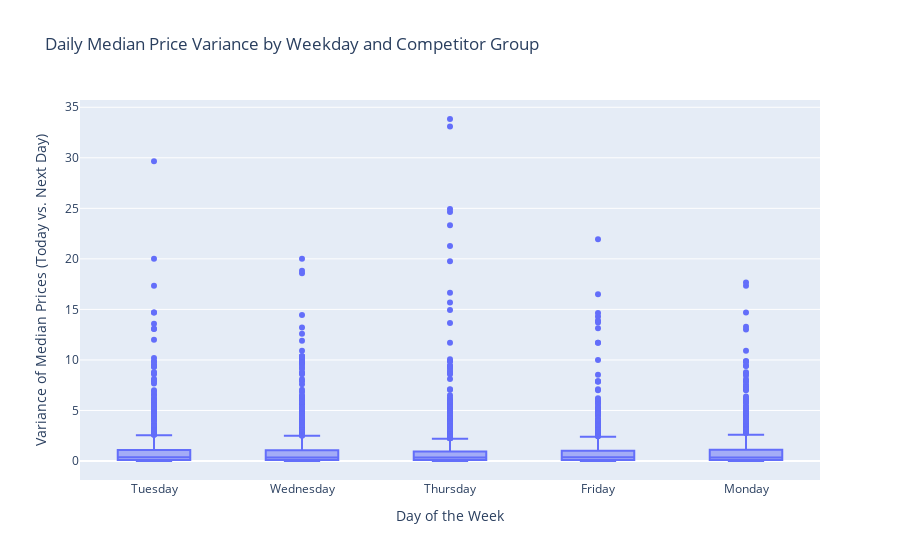

This figure's notebook cell:
### Code cell
# 3. Crear un boxplot que muestre los días de la semana y el grupo de competidores para cada día
fig_weekday_competitor = px.box(df_daily_median, x='weekday', y='daily_median_variance', #color='competitor_group',
                                title="Daily Median Price Variance by Weekday and Competitor Group",
                                labels={'daily_median_variance': 'Variance of Median Prices (Today vs. Next Day)',
                                        'weekday': 'Day of the Week',
                                        'competitor_group': 'Competitor Group'})
fig_weekday_competitor.update_layout(boxmode='group')  # Agrupar los boxplots por día de la semana
fig_weekday_competitor.show()

### Figure 1 — Plotly figure (JSON) as saved in the notebook; plotly's stock layout.template omitted (floating-point values rounded to 4 significant figures; data arrays with more than 128 entries replaced by an {"elided": "..."} marker saying what was removed)
{"data": [{"alignmentgroup": "True", "hovertemplate": "Day of the Week=%{x}<br>Variance of Median Prices (Today vs. Next Day)=%{y}<extra></extra>", "legendgroup": "", "marker": {"color": "#636efa"}, "name": "", "notched": false, "offsetgroup": "", "orientation": "v", "showlegend": false, "type": "box", "x": {"elided": "4274 str values"}, "x0": " ", "xaxis": "x", "y": {"elided": "4274 float values"}, "y0": " ", "yaxis": "y"}], "layout": {"boxmode": "group", "legend": {"tracegroupgap": 0}, "title": {"text": "Daily Median Price Variance by Weekday and Competitor Group"}, "xaxis": {"anchor": "y", "domain": [0, 1], "title": {"text": "Day of the Week"}}, "yaxis": {"anchor": "x", "domain": [0, 1], "title": {"text": "Variance of Median Prices (Today vs. Next Day)"}}}}
